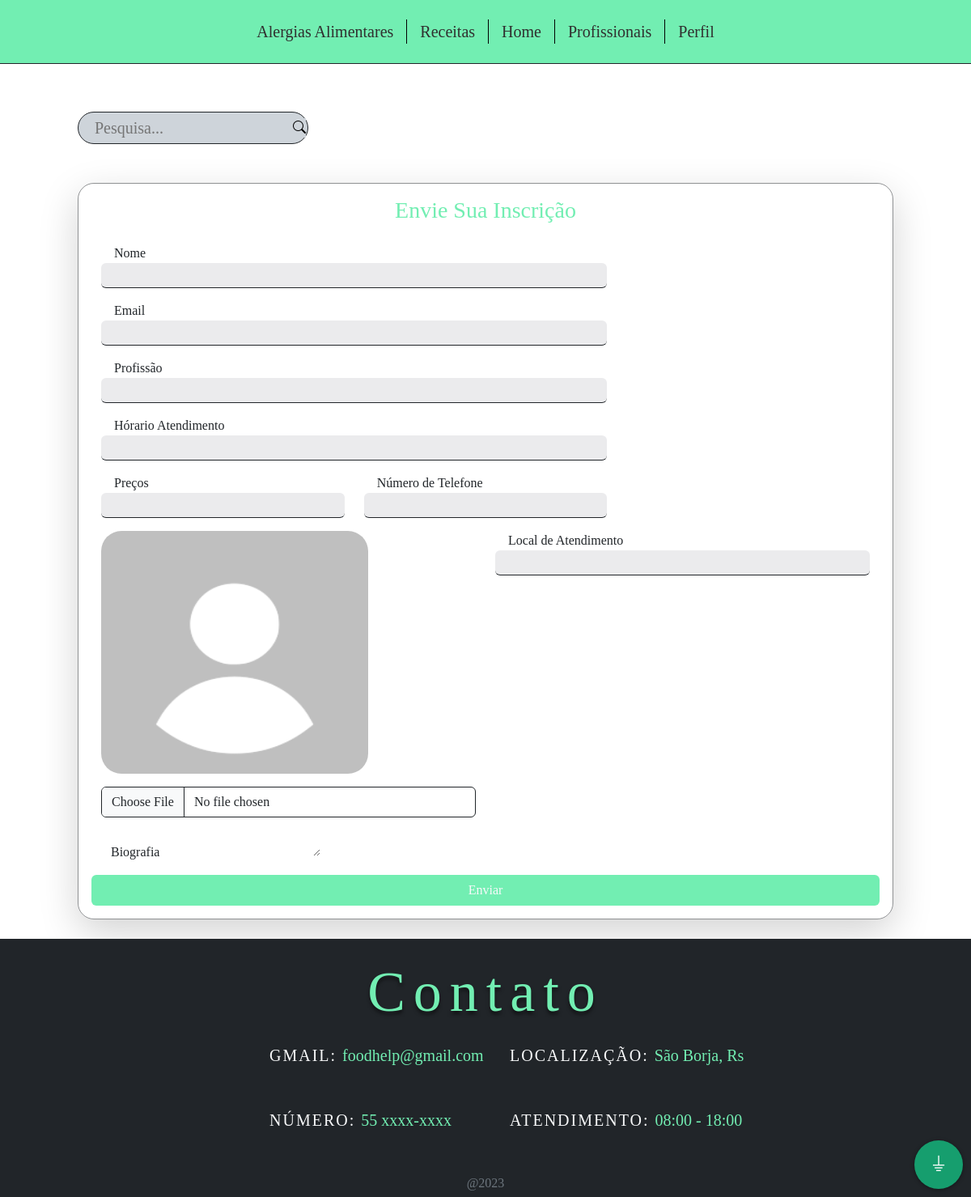
The page /views/envia_inscr.php (signed in) on the database its author committed.
### tables this page shows
CREATE TABLE `home` (
  `IdHome` int(11) NOT NULL,
  `Titulo` varchar(100) DEFAULT NULL,
  `Conteudo` text DEFAULT NULL,
  `Foto` text DEFAULT NULL,
  `Cor` varchar(10) DEFAULT NULL,
  `Section` int(11) NOT NULL,
  `IdUsuario` int(11) NOT NULL
);

### views/envia_inscr.php (the view, shortened to what this page needs)
<?php
require_once "../scripts/connection.php";
if (isset($_SESSION['id_usuario'])) {
    $id = $_SESSION["id_usuario"];
    $sql = "SELECT * FROM usuario WHERE IdUsuario ='$id'";
    $result = $conn->query($sql);
    if ($result->num_rows > 0) {
        while ($row = $result->fetch_assoc()) {
            $nivel_user = $row["Nivel"];
        }
    }
}
$sql4 = "SELECT * FROM home WHERE Section = 0";
$result4 = $conn->query($sql4);
if ($result4->num_rows > 0) {
    while ($row4 = $result4->fetch_assoc()) {
        $cor_cabecalho = $row4["Cor"];
    }
}
$sql7 = "SELECT * FROM home WHERE Section = 51";
$result7 = $conn->query($sql7);
if ($result7->num_rows > 0) {
    while ($row7 = $result7->fetch_assoc()) {
        $conteudo_section_51 = $row7["Conteudo"];
    }
}
$sql8 = "SELECT * FROM home WHERE Section = 52";
$result8 = $conn->query($sql8);
if ($result8->num_rows > 0) {
    while ($row8 = $result8->fetch_assoc()) {
        $conteudo_section_52 = $row8["Conteudo"];
    }
}
$sql9 = "SELECT * FROM home WHERE Section = 53";
$result9 = $conn->query($sql9);
if ($result9->num_rows > 0) {
    while ($row9 = $result9->fetch_assoc()) {
        $conteudo_section_53 = $row9["Conteudo"];
    }
}
$sql10 = "SELECT * FROM home WHERE Section = 54";
$result10  = $conn->query($sql10);
if ($result10->num_rows > 0) {
    while ($row10 = $result10->fetch_assoc()) {
        $conteudo_section_54 = $row10["Conteudo"];
    }
}
?>
<!DOCTYPE html>
<html lang="pt-br" class="bg-dark">
<head>
    <link href="https://cdn.jsdelivr.net/npm/bootstrap@5.3.0/dist/css/bootstrap.min.css" rel="stylesheet">
    <link flex href="https://unpkg.com/boxicons@2.1.4/css/boxicons.min.css" rel="stylesheet" />
    <link rel="stylesheet" href="https://cdn.jsdelivr.net/npm/bootstrap-icons@1.10.5/font/bootstrap-icons.css">
    <link rel="stylesheet" href="../css/style-botao-flutuante.css">
    <link rel="stylesheet" href="../css/style.css">
</head>
<body>
    <header class="conteiner">
        <nav class="navbar navbar-expand-md fixed-top py-4 border-bottom border-dark" style="background-color: <?php echo $cor_cabecalho;  ?>;">
            <div class="container-fluid col-8 justify-content-center">
                <div class=''><a href="alergia_alimentar.php" class="mx-3 item-nav">Alergias Alimentares</a></div>
                <div class='border-black border-start'><a href="receitas.php" class="mx-3 item-nav">Receitas</a></div>
                <div class='border-black border-start'><a href="../" class="mx-3 item-nav">Home</a></div>
                <div class='border-black border-start'><a href="profissionais.php" class="mx-3 item-nav">Profissionais</a></div>
                <?php if (isset($_SESSION['id_usuario'])) { ?>
                    <div class='border-black border-start'><a type="button" data-bs-toggle="modal" data-bs-target="#modal_perfil" class="mx-3 item-nav">Perfil</a></div>
                <?php } else { ?>
                    <div class='border-black border-start'><a href="entrar.php" class="mx-3 item-nav">Entrar</a></div>
                <?php } ?>
            </div>
        </nav>
    </header>
    <main class="" style="padding-top: 90px;">
        <section class="mx-5 px-5 mb-4 content">
            <div class="my-5">
                <form action="" class="box bg-dark-subtle py-1 ps-1 pe-5 border-dark border" style="width: 285px; height: auto;">
                    <input type="text" placeholder="Pesquisa..." name="p" class="ms-3">
                    <button type="submit" class="bg-dark-subtle"><i class="bi bi-search"></i></button>
                </form>
            </div>
            <div class="border border-dark border-opacity-50 shadow-lg" style="border-radius: 20px;">
                <h3 class="text-center mt-3" style="color: <?php echo $cor_cabecalho;  ?>;">Envie Sua Inscrição
                </h3>
                <form action="../scripts/cad-prof.php" method="POST" enctype="multipart/form-data">
                    <div class="row mx-3">
                        <div class="col-8">
                            <div class="my-3">
                                <label for="" class="ms-3">Nome</label>
                                <input required type="text" name="nome" class="border-bottom border-dark rounded w-100 ps-3" style="background-color: #ebebed;">
                            </div>
                            <div class="my-3">
                                <label for="" class="ms-3">Email</label>
                                <input required type="text" name="email" class="border-bottom border-dark rounded w-100 ps-3" style="background-color: #ebebed;">
                            </div>
                            <div class="my-3">
                                <label for="" class="ms-3">Profissão</label>
                                <input required type="text" name="profissao" class="border-bottom border-dark rounded w-100 ps-3" style="background-color: #ebebed;">
                            </div>
                            <div class="my-3">
                                <label for="" class="ms-3">Hórario Atendimento</label>
                                <input required type="text" name="horario_atendimento" class="border-bottom border-dark rounded w-100 ps-3" style="background-color: #ebebed;">
                            </div>
                            <div class="my-3 row">
                                <div class="col">
                                    <label for="" class="ms-3">Preços</label>
                                    <input required type="text" name="preco" class="border-bottom border-dark rounded w-100 ps-3" style="background-color: #ebebed;">
                                </div>
                                <div class="col">
                                    <label for="" class="ms-3">Número de Telefone</label>
                                    <input required  type="text" name="telefone" class="border-bottom border-dark rounded w-100 ps-3" style="background-color: #ebebed;">
                                </div>
                            </div>
                        </div>
                        <div class="col">
                            <img src="../fotos/usuarios/user.png" alt="Foto de fundo" style="border-radius: 25px; width: 330px; height:300px;" id="previe">
                            <input accept="image/*" type="file" class="mt-3 form-control border border-dark" required name="imagem" id="imagem" onchange="previewImage(event)">
                        </div>
                        <div class="col mb-3">
                            <label for="" class="ms-3">Local de Atendimento</label>
                            <input required type="text" name="local_atendimento" id="addressInput" class="w-50 border-bottom border-dark rounded w-100 ps-3" style="background-color: #ebebed;">
                        </div>
                    </div>
                    <div class="mx-4 mb-3">
                        <label for="" class="ms-3">Biografia</label>
                        <textarea required name="biografia" id="biografia"></textarea>
                    </div>
                    <div class="mx-3 mb-3">
                        <button class="btn w-100 text-light" style="background-color: <?php echo $cor_cabecalho;  ?>;">
                            Enviar
                        </button>
                    </div>
                </form>
            </div>
        </section>
        <footer class="bg-dark">
            <div class="pt-4">
                <h1 class="text-contato text-center" style="color: <?php echo $cor_cabecalho;  ?>;">Contato</h1>
            </div>
            <div class="mt-4 row ms-4" style="font-family: Inder;">
                <div class="col-3"></div>
                <div class="col-3">
                    <h5><span class="text-light" style="letter-spacing: 2px;">GMAIL: </span><span style="color: <?php echo $cor_cabecalho;  ?>;"><?php echo $conteudo_section_51; ?></span></h5>
                </div>
                <div class="col-4">
                    <h5><span class="text-light" style="letter-spacing: 2px;">LOCALIZAÇÃO: </span><span style="color: <?php echo $cor_cabecalho;  ?>;"><?php echo $conteudo_section_52; ?></span></h5>
                </div>
            </div>
            <div class="my-5 row  ms-4" style="font-family: Inder;">
                <div class="col-3"></div>
                <div class="col-3">
                    <h5><span class="text-light" style="letter-spacing: 2px;">NÚMERO: </span><span style="color: <?php echo $cor_cabecalho;  ?>;"><?php echo $conteudo_section_54; ?></span></h5>
                </div>
                <div class="col-4">
                    <h5><span class="text-light" style="letter-spacing: 2px;">ATENDIMENTO: </span><span style="color: <?php echo $cor_cabecalho;  ?>;"><?php echo $conteudo_section_53; ?></span></h5>
                </div>
            </div>
            <h6 class="text-secondary text-center">@2023</h6>
        </footer>
        <div>
            <?php if (isset($_SESSION['id_usuario']) && $nivel_user >= 2) { ?>
                <div class="fab">
                    <button class="main">
                    </button>
                    <ul>
                    </ul>
                </div>
            <?php } ?>
    </main>
</body>
</html>

### css/style-botao-flutuante.css (style rules this page uses)
body { overflow-x: hidden; }
.fab { position: fixed; bottom:10px; right:10px; }
.fab button { cursor: pointer; width: 48px; height: 48px; border-radius: 30px; background-color: #0fc52d; border: none; box-shadow: 0 1px 5px rgba(0,0,0,.4); font-size: 24px; color: white; -webkit-transition: .2s ease-out; -moz-transition: .2s ease-out; transition: .2s ease-out; }
.fab button.main { position: absolute; width: 60px; height: 60px; border-radius: 30px; background-color: #169e6e; right: 0; bottom: 0; z-index: 20; }
.fab button.main:before { content: '⏚'; }
.fab ul { position:absolute; bottom: 0; right: 0; padding:0; padding-right:5px; margin:0; list-style:none; z-index:10; -webkit-transition: .2s ease-out; -moz-transition: .2s ease-out; transition: .2s ease-out; }

### css/style.css (style rules this page uses)
* { margin: 0; padding: 0; border: 0; font-family: 'Times New Roman', Times, serif; }
.item-nav { position: relative; color: #302f2f; text-decoration: none; transition: color 0.3s ease-in-out; font-size: 20px; }
.item-nav:before { content: ""; position: absolute; width: 100%; height: 2px; bottom: -5px; left: 0; background-color: #f1f1f1; visibility: hidden; transform: scaleX(0); transition: all 0.6s ease-in-out; }
.item-nav:last-child { border-right: none; }
.text-contato { text-shadow: 0px 4px 4px rgba(0, 0, 0, 0.50); font-family: Itim; font-size: 70px; font-weight: 400; letter-spacing: 10px; }
footer { padding-bottom: 0; margin-bottom: 0; }
header { max-height: 100px; }

### views/envia_inscr.php (style rules this page uses)
.box { border-radius: 50px; display: flex; align-items: center; justify-content: space-between; }
input { border: none; outline: none; background: none; font-size: 20px; }
* { margin: 0; padding: 0; box-sizing: border-box; }

### rows shown on the page
home: Conteudo "foodhelp@gmail.com"
home: Conteudo "São Borja, Rs"
home: Conteudo "55 xxxx-xxxx"
home: Conteudo "08:00 - 18:00"
